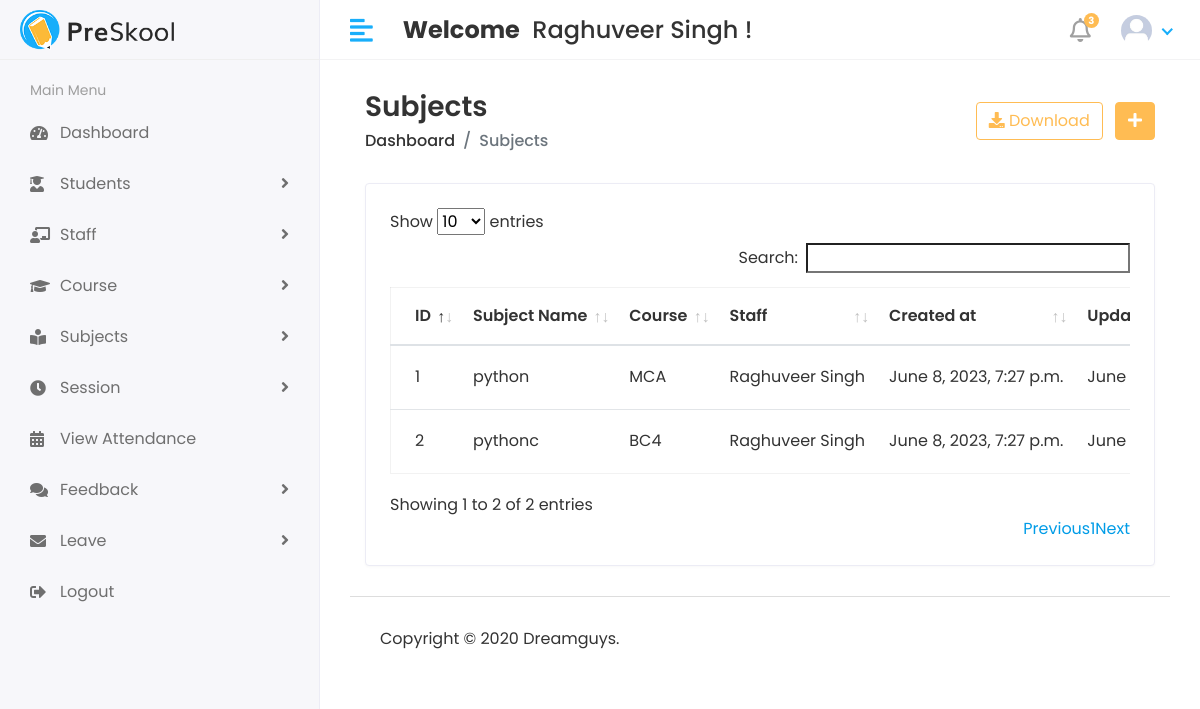
Before: /Hod/Subject/View (signed in) with the older database file.
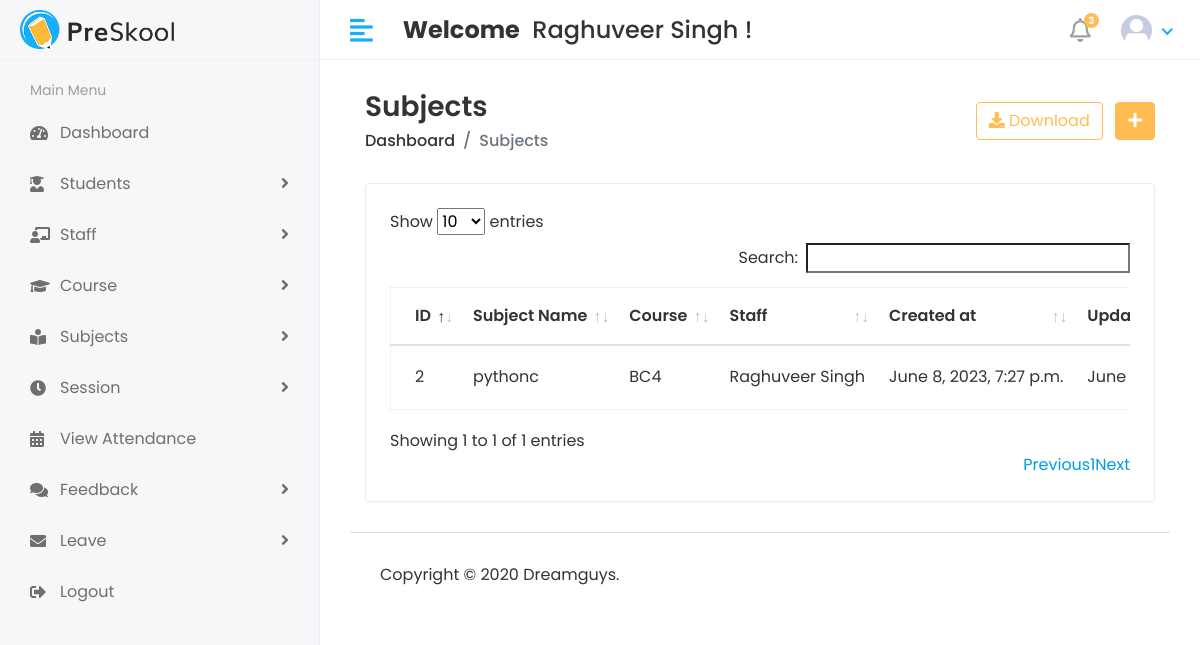
After: the same page with the newer database file.
### cmsapp/models.py (models this page shows, shortened)
class CustomUser(AbstractUser):
    USER = (
        (1,'HOD'),
        (2,'Staff'),
        (3,'Student'),
    )
    user_type = models.CharField(choices=USER, max_length=50,default=1)
    profile_pic = models.ImageField(upload_to='media/profile_pic')

class Subject(models.Model):
    name = models.CharField(max_length=100)
    course = models.ForeignKey(Course,on_delete=models.CASCADE)
    staff = models.ForeignKey(Staff,on_delete=models.CASCADE)
    created_at = models.DateTimeField(auto_now_add=True)
    updated_at = models.DateTimeField(auto_now_add=True)

class Course(models.Model):
    name = models.CharField(max_length=100)
    created_at = models.DateTimeField(auto_now_add=True)
    updated_at = models.DateTimeField(auto_now=True)
    def __str__(self):
        return self.name

class Staff(models.Model):
    admin = models.OneToOneField(CustomUser,on_delete=models.CASCADE)
    address = models.TextField()
    gender = models.CharField(max_length=100)
    created_at = models.DateTimeField(auto_now_add=True)
    updated_at = models.DateTimeField(auto_now=True)

### college_management_system/HOD_views.py (the view)
# urls.py: path('Hod/Subject/View',HOD_views.VIEW_SUBJECT,name='view_subject'),
@login_required(login_url='/')
def VIEW_SUBJECT(request):
    subject = Subject.objects.all()
    context = {
        'subject':subject,
    }
    return render(request, 'HOD/view_subject.html',context)

### templates/HOD/view_subject.html (shortened to what this page needs)
{% extends 'base.html' %}
{% block content %}
<div class="content container-fluid">
               <div class="page-header">
                  <div class="row align-items-center">
                     <div class="col">
                        <h3 class="page-title">Subjects</h3>
                        <ul class="breadcrumb">
                           <li class="breadcrumb-item"><a href="index.html">Dashboard</a></li>
                           <li class="breadcrumb-item active">Subjects</li>
                        </ul>
                     </div>
                     <div class="col-auto text-right float-right ml-auto">
                        <a href="#" class="btn btn-outline-primary mr-2"><i class="fas fa-download"></i> Download</a>
                        <a href="add-student.html" class="btn btn-primary"><i class="fas fa-plus"></i></a>
                     </div>
                  </div>
               </div>
               <div class="row">
                  <div class="col-sm-12">
                     <div class="card card-table">
                        <div class="card-body">
                           <div class="table-responsive">
                              <table id="table_id" class="table table-hover table-center mb-0 ">
                                 <thead>
                                    <tr>
                                       <th>ID</th>
                                       <th>Subject Name</th>
                                        <th>Course</th>
                                        <th>Staff</th>
                                       <th>Created at</th>
                                       <th>Updated at</th>
                                    </tr>
                                 </thead>
                                 <tbody>
                                 {% for i in subject %}
                                    <tr>
                                       <td>{{i.id}}</td>
                                       <td>{{i.name}}</td>
                                       <td>{{i.course}}</td>
                                       <td>{{i.staff.admin.first_name}}&nbsp;{{i.staff.admin.last_name}}</td>
                                       <td>{{i.created_at}}</td>
                                       <td>{{i.updated_at}}</td>
                                    </tr>
                                    {% endfor %}
                                 </tbody>
                              </table>
                           </div>
                        </div>
                     </div>
                  </div>
               </div>
            </div>
{% endblock %}

### templates/base.html (shortened to what this page needs)
<!DOCTYPE html>
<html lang="en">
{% load static %}
   <head>
      <link rel="stylesheet" href="{% static 'assets/plugins/bootstrap/css/bootstrap.min.css' %}">
      <link rel="stylesheet" href="{% static 'assets/plugins/fontawesome/css/fontawesome.min.css' %}">
      <link rel="stylesheet" href="{% static 'assets/plugins/fontawesome/css/all.min.css' %}">
      <link rel="stylesheet" href="{% static 'assets/css/style.css' %}">
       <link rel="stylesheet" href="{% static 'assets/plugins/datatables/datatables.min.css' %}">
   </head>
   <body>
      <div class="main-wrapper">
      {% include 'includes/header.html' %}
      {% include 'includes/sidebar.html' %}
<div class="page-wrapper">
    <div class="content container-fluid">
      {% block content %}
       {% endblock %}
        {% include 'includes/footer.html' %}
         </div>
      </div>
   </body>
</html>

### templates/includes/header.html (shortened to what this page needs)
{% load static %}
   <div class="header">
            <div class="header-left">
               <a href="index.html" class="logo">
               <img src="{% static 'assets/img/logo.png' %}" alt="Logo">
               </a>
            </div>
            <a href="javascript:void(0);" id="toggle_btn">
            <i class="fas fa-align-left"></i>
            </a>
            <div class="top-nav-search mt-3">
               <h4>
                  <strong>Welcome</strong>&nbsp; <span>{{user.first_name}} {{user.last_name}} !</span>
               </h4>
            </div>
            <ul class="nav user-menu">
               <li class="nav-item dropdown noti-dropdown">
                  <a href="#" class="dropdown-toggle nav-link" data-toggle="dropdown">
                  <i class="far fa-bell"></i> <span class="badge badge-pill">3</span>
                  </a>
               </li>
               <li class="nav-item dropdown has-arrow">
                  <a href="#" class="dropdown-toggle nav-link" data-toggle="dropdown">
                     {% if user.profile_pic == "" %}
                     <span class="user-img"><img class="rounded-circle" src="{% static 'assets/img/noimg.jpg' %}" width="31" alt=""></span>
                     {% else %}
                  <span class="user-img"><img class="rounded-circle" src="/{{user.profile_pic}}" width="31" alt="Ryan Taylor"></span>
                     {% endif %}
                  </a>
               </li>
            </ul>
         </div>

### templates/includes/sidebar.html (shortened to what this page needs)
{% load static%}
<div class="sidebar" id="sidebar">
            <div class="sidebar-inner slimscroll">
               <div id="sidebar-menu" class="sidebar-menu">
                  <ul>
                     <li class="menu-title">
                        <span>Main Menu</span>
                     </li>
                     <li>
                        <a href="{% url 'hod_home' %}"><i class="fas fa-tachometer-alt"></i> <span>Dashboard</span></a>
                     </li>
                     <li class="submenu">
                        <a href="#"><i class="fas fa-user-graduate"></i> <span> Students</span> <span class="menu-arrow"></span></a>
                     </li>
                     <li class="submenu">
                        <a href="#"><i class="fas fa-chalkboard-teacher"></i> <span> Staff</span> <span class="menu-arrow"></span></a>
                     </li>
                     <li class="submenu">
                        <a href="#"><i class="fas fa-graduation-cap"></i> <span> Course</span> <span class="menu-arrow"></span></a>
                     </li>
                     <li class="submenu">
                        <a href="#"><i class="fas fa-book-reader"></i> <span> Subjects</span> <span class="menu-arrow"></span></a>
                     </li>
                      <li class="submenu">
                        <a href="#"><i class="fas fa-clock"></i> <span> Session</span> <span class="menu-arrow"></span></a>
                     </li>
                     <li>
                        <a href="holiday.html"><i class="fas fa-calendar-alt"></i> <span>View Attendance</span></a>
                     </li>
                     <li class="submenu">
                        <a href="#"><i class="fas fa-comments"></i> <span> Feedback</span> <span class="menu-arrow"></span></a>
                     </li>
                     <li class="submenu">
                        <a href="#"><i class="fa fa-envelope"></i> <span> Leave</span> <span class="menu-arrow"></span></a>
                     </li>
                     <li>
                        <a href="{% url 'logout' %}"><i class="fa fa-sign-out-alt"></i> <span>Logout</span></a>
                     </li>
                  </ul>
               </div>
            </div>
         </div>

### templates/includes/footer.html
{%load static%}
<footer>
               <p>Copyright © 2020 Dreamguys.</p>
            </footer>

Changed rows visible on the page:
removed Subject: id "1", name "python", course "MCA", staff.admin.first_name "Raghuveer", staff.admin.last_name "Singh", created_at "June 8, 2023, 7:27 p.m.", updated_at "June…"
Other visible differences:
text written by a page script: "Show entries Search: Showing 1 to 2 of 2 entries Previous 1 Next" → "Show entries Search: Showing 1 to 1 of 1 entries Previous 1 Next"
